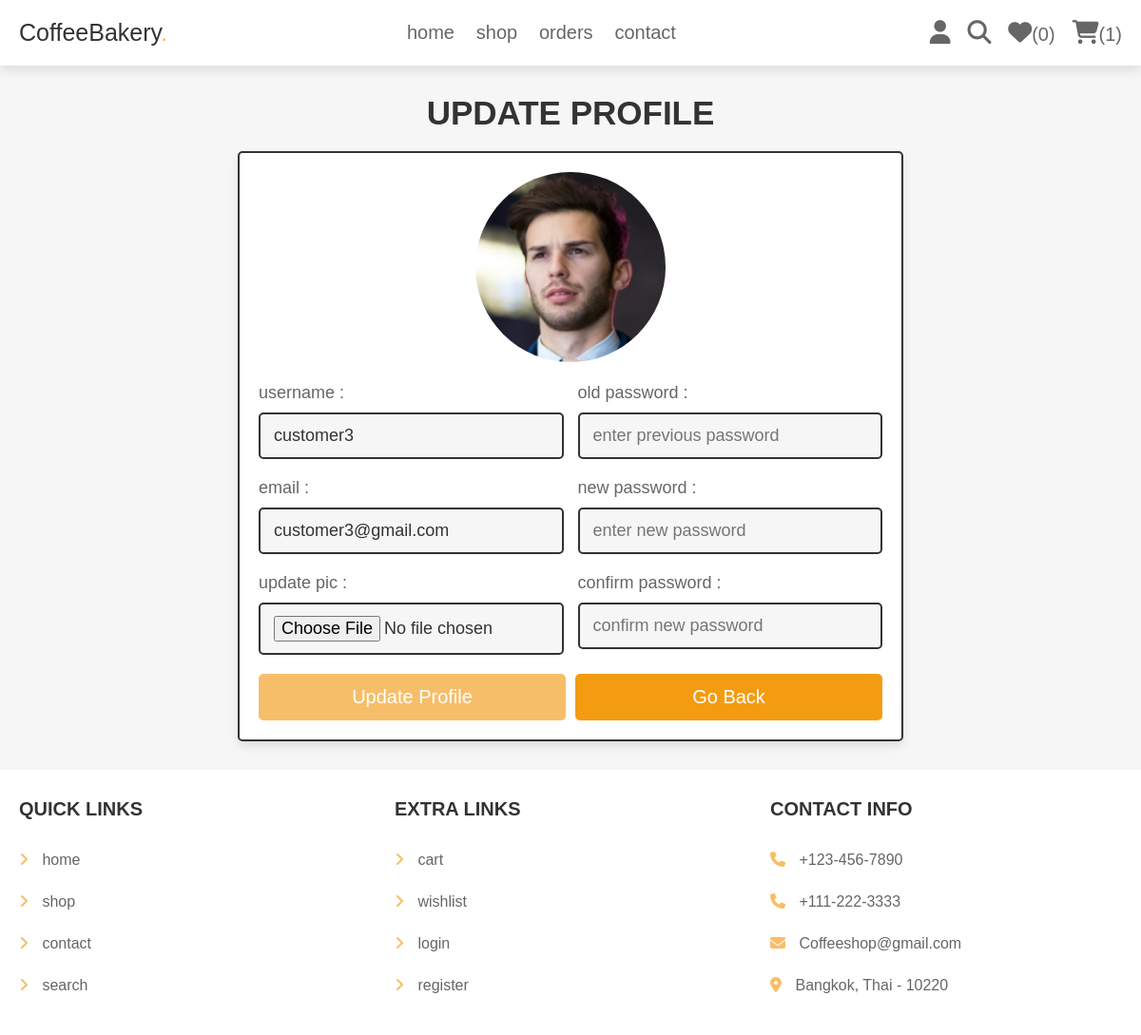
The app's page /user_profile_update.php (signed in) with its own data.
### tables this page shows
CREATE TABLE `users` (
  `id` int(100) NOT NULL,
  `name` varchar(100) NOT NULL,
  `email` varchar(100) NOT NULL,
  `password` varchar(100) NOT NULL,
  `user_type` varchar(20) NOT NULL DEFAULT 'user',
  `image` varchar(100) NOT NULL
);

### user_profile_update.php (the view, shortened to what this page needs)
<?php
@include 'config.php';
?>
<!DOCTYPE html>
<html lang="en">
<head>
   <link rel="stylesheet" href="https://cdnjs.cloudflare.com/ajax/libs/font-awesome/6.1.1/css/all.min.css">
   <link rel="stylesheet" href="css/components.css">
</head>
<body>
<?php include 'header.php'; ?>
<section class="update-profile">
   <h1 class="title">update profile</h1>
   <form action="" method="POST" enctype="multipart/form-data">
      <img src="uploaded_img/<?= $fetch_profile['image']; ?>" alt="">
      <div class="flex">
         <div class="inputBox">
            <span>username :</span>
            <input type="text" name="name" value="<?= $fetch_profile['name']; ?>" placeholder="update username" required class="box">
            <span>email :</span>
            <input type="email" name="email" value="<?= $fetch_profile['email']; ?>" placeholder="update email" required class="box">
            <span>update pic :</span>
            <input type="file" name="image" accept="image/jpg, image/jpeg, image/png" class="box">
         </div>
         <div class="inputBox">
            <span>old password :</span>
            <input type="password" name="update_pass" placeholder="enter previous password" class="box">
            <span>new password :</span>
            <input type="password" name="new_pass" placeholder="enter new password" class="box">
            <span>confirm password :</span>
            <input type="password" name="confirm_pass" placeholder="confirm new password" class="box">
         </div>
      </div>
      <div class="flex-btn">
         <input type="submit" class="btn" value="update profile" name="update_profile">
         <a href="home.php" class="option-btn">go back</a>
      </div>
   </form>
</section>
<?php include 'footer.php'; ?>
</body>
</html>

### css/components.css (style rules this page uses)
:root { ---green: rgb(247, 190, 105); --orange:#f39c12; --red:#e74c3c; --black:#333; --light-color:#666; --white:#fff; --light-bg:#f6f6f6; --border:.2rem solid var(--black); --box-shadow:0 .5rem 1rem rgba(0,0,0,.1); }
* { font-family: 'Rubik', sans-serif; margin:0; padding:0; box-sizing: border-box; outline: none; border:none; text-decoration: none; color:var(--black); }
body { background-color: var(--light-bg); }
html { font-size: 62.5%; overflow-x: hidden; scroll-behavior: smooth; scroll-padding-top: 6.5rem; }
section { padding:3rem 2rem; max-width: 1200px; margin:0 auto; }
.btn, .delete-btn, .option-btn { display: block; width: 100%; margin-top: 1rem; border-radius: .5rem; color:var(--white); font-size: 2rem; padding:1.3rem 3rem; text-transform: capitalize; cursor: pointer; text-align: center; }
.btn { background-color:rgb(247, 190, 105); }
.option-btn { background-color: var(--orange); }
.flex-btn { display: flex; flex-wrap: wrap; gap:1rem; }
.flex-btn > * { flex:1; }
.title { text-align: center; margin-bottom: 2rem; text-transform: uppercase; color:var(--black); font-size: 3.5rem; }
.update-profile form { max-width: 70rem; margin: 0 auto; background-color: var(--white); box-shadow: var(--box-shadow); border:var(--border); border-radius: .5rem; padding:2rem; text-align: center; }
.update-profile form .flex { display: flex; gap:1.5rem; justify-content: space-between; }
.update-profile form img { height: 20rem; width: 20rem; margin-bottom: 1rem; border-radius: 50%; object-fit: cover; }
.update-profile form .inputBox { text-align: left; width: 49%; }
.update-profile form .inputBox span { display: block; padding-top: 1rem; font-size: 1.8rem; color:var(--light-color); }
.update-profile form .inputBox .box { width: 100%; padding:1.2rem 1.4rem; font-size: 1.8rem; color:var(--black); border:var(--border); border-radius: .5rem; margin:1rem 0; background-color: var(--light-bg); }

### records on screen
users: image (picture), name "customer3", email "customer3@gmail.com"

### other values on screen
$count_wishlist_items->rowCount() "0"
$count_cart_items->rowCount() "1"
